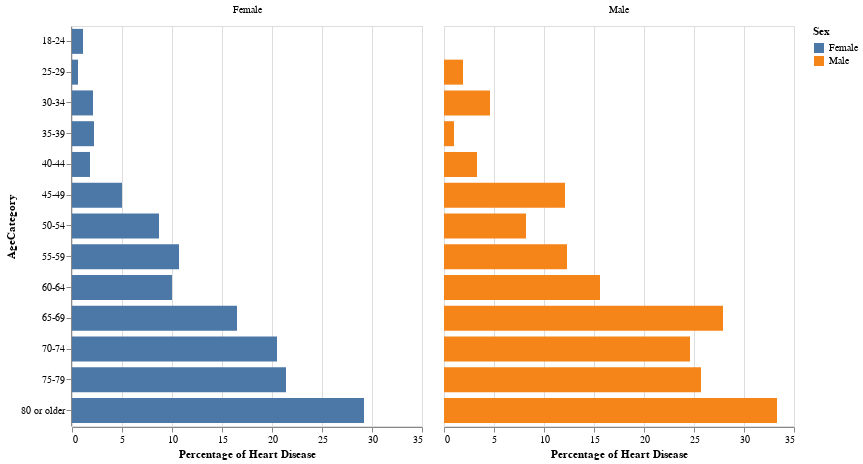

Notebook code cell kept with this figure:
### Code cell
native

### Figure 1 — Vega-Lite specification as saved in the notebook (floating-point values rounded to 4 significant figures; data arrays with more than 128 entries replaced by an {"elided": "..."} marker saying what was removed)
{"config": {"view": {"continuousWidth": 400, "continuousHeight": 300}}, "data": {"name": "data-296d67128f75e2e7781816c24d819109"}, "mark": {"type": "bar", "height": 25}, "encoding": {"color": {"field": "Sex", "type": "nominal"}, "column": {"field": "Sex", "title": null, "type": "nominal"}, "tooltip": [{"field": "Sex", "type": "nominal"}, {"field": "Race", "type": "nominal"}, {"field": "percentage", "type": "quantitative"}], "x": {"field": "percentage", "title": "Percentage of Heart Disease", "type": "quantitative"}, "y": {"field": "AgeCategory", "type": "nominal"}}, "height": 400, "transform": [{"filter": "(datum.Race === 'American Indian/Alaskan Native')"}], "width": 350, "$schema": "https://vega.github.io/schema/vega-lite/v4.17.0.json", "datasets": {"data-296d67128f75e2e7781816c24d819109": {"elided": "156 records"}}}
